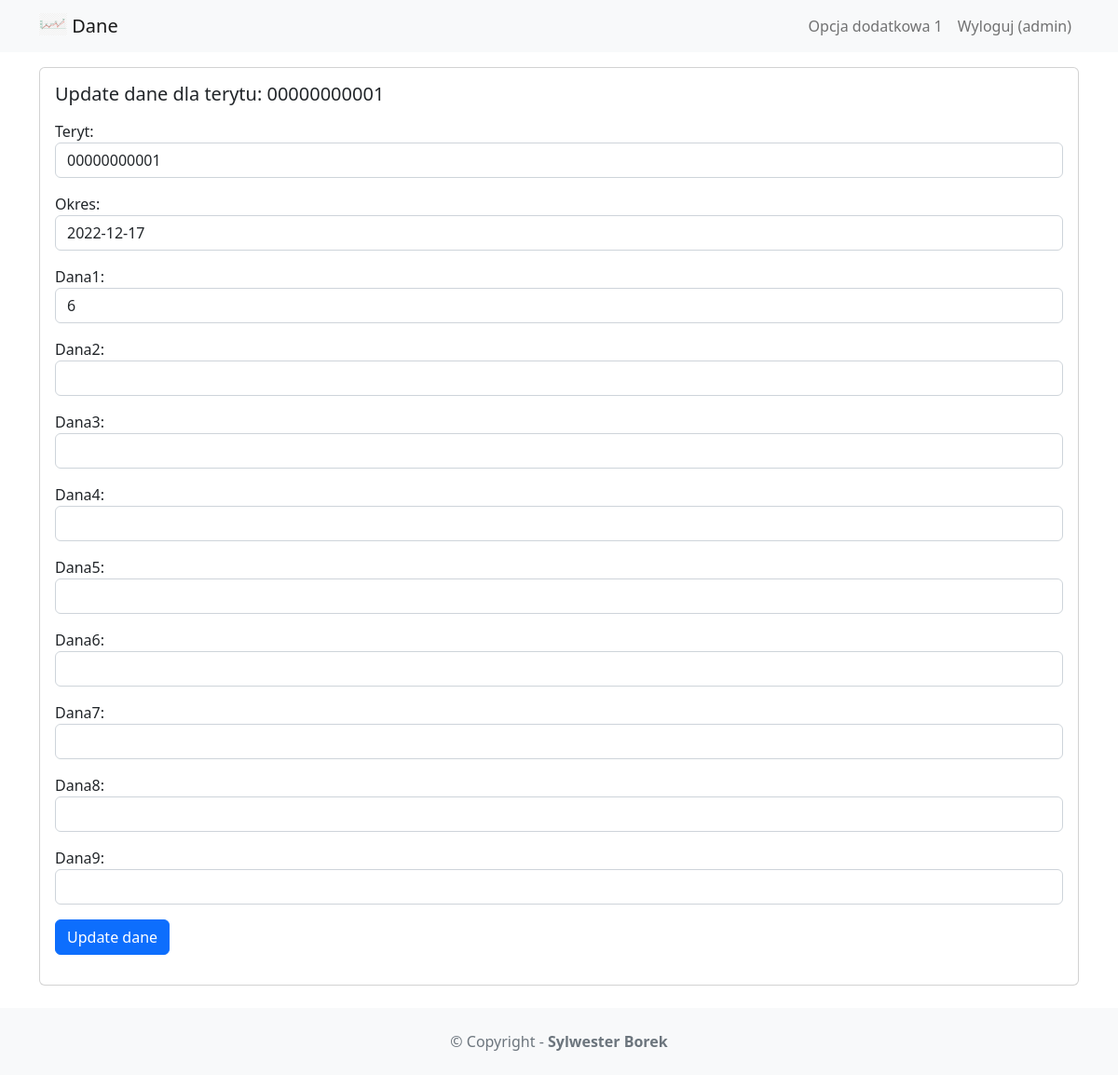
/dane/update/15 (signed in), run on the app's committed database.
### data_pres/models.py (models this page shows)
class Dane(models.Model):
    teryt=models.CharField(validators=[MaxLengthValidator(11),MinLengthValidator(11)],\
        max_length = 11)
    okres=models.DateField()
    dana1=models.IntegerField(blank=True,null=True)
    dana2=models.DecimalField(max_digits=10,decimal_places=2,blank=True,null=True)
    dana3=models.DecimalField(max_digits=10,decimal_places=2,blank=True,null=True)
    dana4=models.DecimalField(max_digits=10,decimal_places=2,blank=True,null=True)
    dana5=models.DecimalField(max_digits=10,decimal_places=2,blank=True,null=True)
    dana6=models.DecimalField(max_digits=10,decimal_places=2,blank=True,null=True)
    dana7=models.DecimalField(max_digits=10,decimal_places=2,blank=True,null=True)
    dana8=models.DecimalField(max_digits=10,decimal_places=2,blank=True,null=True)
    dana9=models.DecimalField(max_digits=10,decimal_places=2,blank=True,null=True)

### data_pres/views.py (the view, shortened to what this page needs)
# urls.py: path('update/<int:dane_id>', views.updatedanes,name='updatedanes'),
@login_required
def updatedanes(request, dane_id):
    danes = get_object_or_404(Dane, pk=dane_id)
    if request.method == 'GET':
        form = DanesForm(instance=danes)
        return render(request, 'updatedanes.html', {'danes': danes, 'form': form})

### data_pres/forms.py
class DanesForm(ModelForm):
    def __init__(self, *args, **kwargs):
        super(ModelForm, self).__init__(*args,**kwargs)
        self.fields['teryt'].widget.attrs.update({'class': 'form-control'})
        self.fields['okres'].widget.attrs.update({'class': 'form-control'})
        self.fields['dana1'].widget.attrs.update({'class': 'form-control'})
        self.fields['dana2'].widget.attrs.update({'class': 'form-control'})
        self.fields['dana3'].widget.attrs.update({'class': 'form-control'})
        self.fields['dana4'].widget.attrs.update({'class': 'form-control'})
        self.fields['dana5'].widget.attrs.update({'class': 'form-control'})
        self.fields['dana6'].widget.attrs.update({'class': 'form-control'})
        self.fields['dana7'].widget.attrs.update({'class': 'form-control'})
        self.fields['dana8'].widget.attrs.update({'class': 'form-control'})
        self.fields['dana9'].widget.attrs.update({'class': 'form-control'})
    class Meta:
        model = Dane
        fields = ['teryt','okres','dana1','dana2','dana3','dana4',\
            'dana5','dana6','dana7','dana8','dana9']

### data_pres/templates/updatedanes.html (shortened to what this page needs)
{% extends 'base.html' %}
{% block content %}
<div class="card mb-3">
    <div class="row g-0">
        <div>
            <div class="card-body">
                <h5 class="card-title">
                    Update dane dla terytu:  {{ danes.teryt }}
                </h5>
                <p class="card-text">
                    <form method="POST">
                        {{ form.as_p }}
                        <button type="submit" class="btn btn-primary">
                            Update dane
                        </button>
                    </form>
                </p>
            </div>
        </div>
    </div>
</div>
{% endblock content %}

### project/templates/base.html (shortened to what this page needs)
<!DOCTYPE html>
<html>
    <head>
        <link href="https://cdn.jsdelivr.net/npm/bootstrap@5.2.2/dist/css/bootstrap.min.css" rel="stylesheet">
    </head>
    <body>
        <nav class="navbar navbar-expand-lg navbar-light bg-light mb-3">
            <div class="container">
            <a class="navbar-brand" href="{% url 'data_list' %}">
                {% load static %}
                <img src="{% static 'images/chart.png' %}" alt="" width="30" height="24"
                class="d-inline-block align-text-top" />
                Dane
            </a>
                <div class="collapse navbar-collapse"  id="navbarNavAltMarkup">
                    <div class="navbar-nav ms-auto">
                        <a class="nav-link" href="#">Opcja dodatkowa 1</a>
                        {% if user.is_authenticated %}
                            <a class="nav-link" href="{% url 'logoutaccount' %}">
                                Wyloguj ({{ user.username }})
                            </a>
                        {% else %}
                            <a class="nav-link" href="{% url 'loginaccount' %}">Login</a>
                            <a class="nav-link" href="{% url 'signupaccount' %}">Sign Up</a>
                        {% endif %}
                    </div>
                </div>
        </div>
    </nav>
    <div class="container">
        {% block content %}
        {% endblock content %}
    </div>
    <footer class="text-center text-lg-start bg-light text-muted mt-4">
        <div class="text-center p-4">
            © Copyright -
            <a class="text-reset fw-bold text-decoration-none"
                target="_blank"
                href="https://github.com/sylwesterborek?tab=repositories">
                Sylwester Borek
            </a>
        </div>
    </footer>
  </body>
</html>

### data on the page
Dane: teryt "00000000001", okres "2022-12-17", dana1 "6"

### other printed values
{{ user.username }} "admin"
